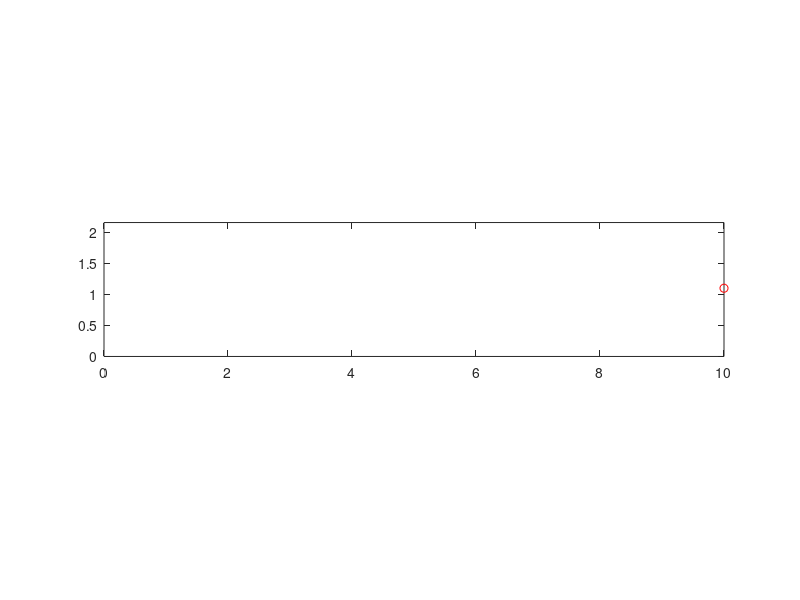

This chart was generated by the following MATLAB code:
g = -9.81; %ms^-2
totaltime = 10; %s
timestep = 0.5; %s
initialdisplacement = 10;
timefloor = 0;
cycle = 0;
max = 1;
changefactor = 0.6;

for frame = 1:((totaltime/timestep)+1)
    time = (frame-1)*timestep;
    height = (0.5*g*(time-timefloor)*(time-timefloor) + initialdisplacement)*max;
    plot(time,height,'ro');
    axis equal;
    axis([0,totaltime,0,initialdisplacement*max]);
    M(frame) = getframe(gcf);
    if height <= 0
        if cycle == 0
            halfcycle = time;
        end
        halfcycles = 2*cycle + 2;
        cycle = cycle + 1;
        timefloor = halfcycles*halfcycle;
        max = changefactor*max;
    end
end